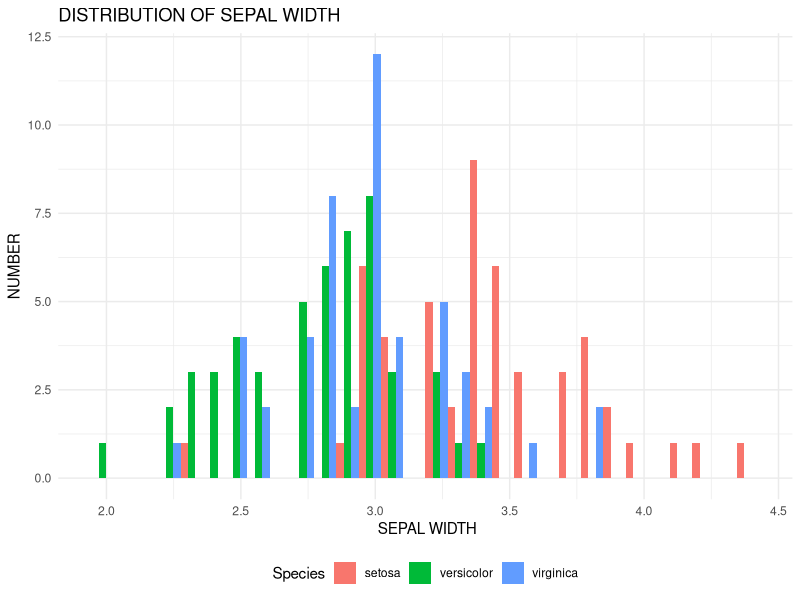
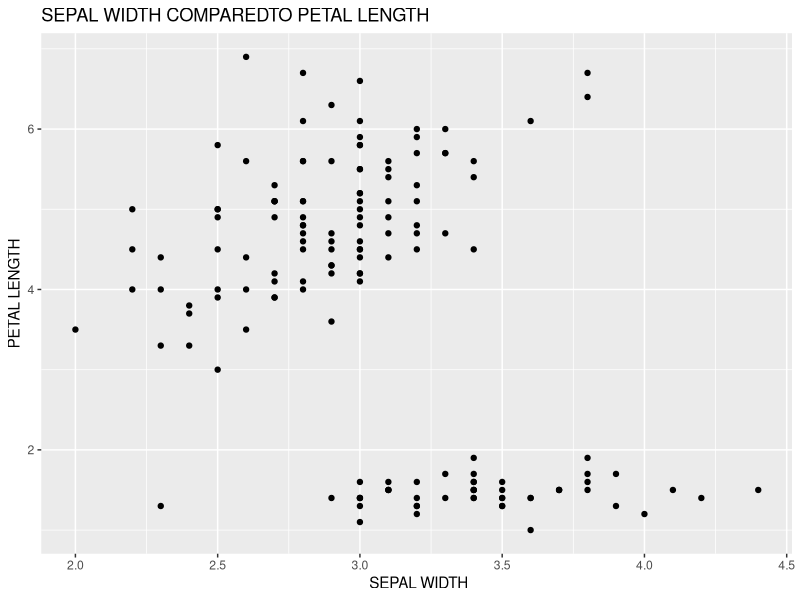
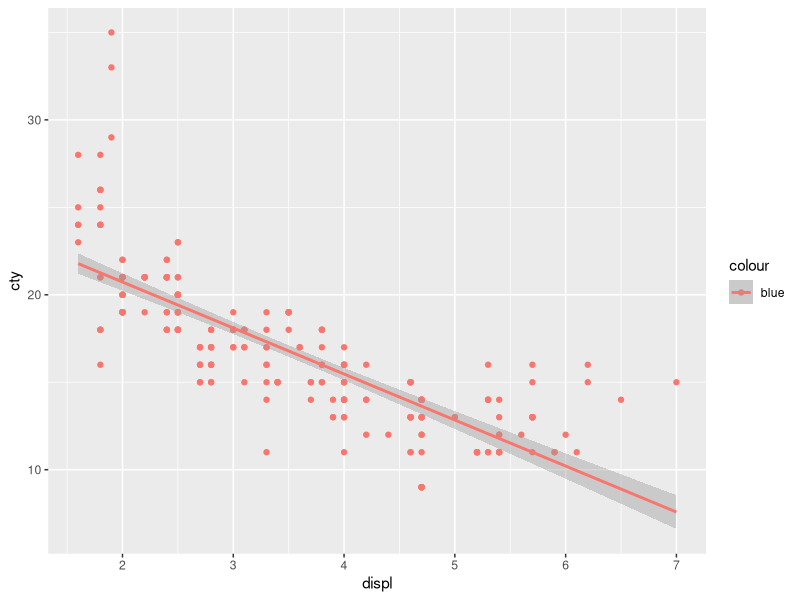

The R script that drew these images, in order:
#My name is Godfred
library(tidyverse)
dt <- iris
view(dt)

ggplot(dt,aes(x=Sepal.Width,  fill = Species)) +
  geom_histogram(position = "dodge") + 
  labs(x = " SEPAL WIDTH", y = "NUMBER", title = "DISTRIBUTION OF SEPAL WIDTH") +
  theme_minimal() +
  theme(legend.position = "bottom")

ggplot(dt,aes(x=Sepal.Width,y = Petal.Length)) +
  geom_point() + 
  labs(x = " SEPAL WIDTH", y = "PETAL LENGTH", title = "SEPAL WIDTH COMPAREDTO PETAL LENGTH")
cars <- ggplot2::mpg
view(cars)
?cars
ggplot(cars, aes(x = displ, y = cty,colour = "blue")) +
  geom_point() +
  geom_smooth(method = "lm",se = TRUE)

